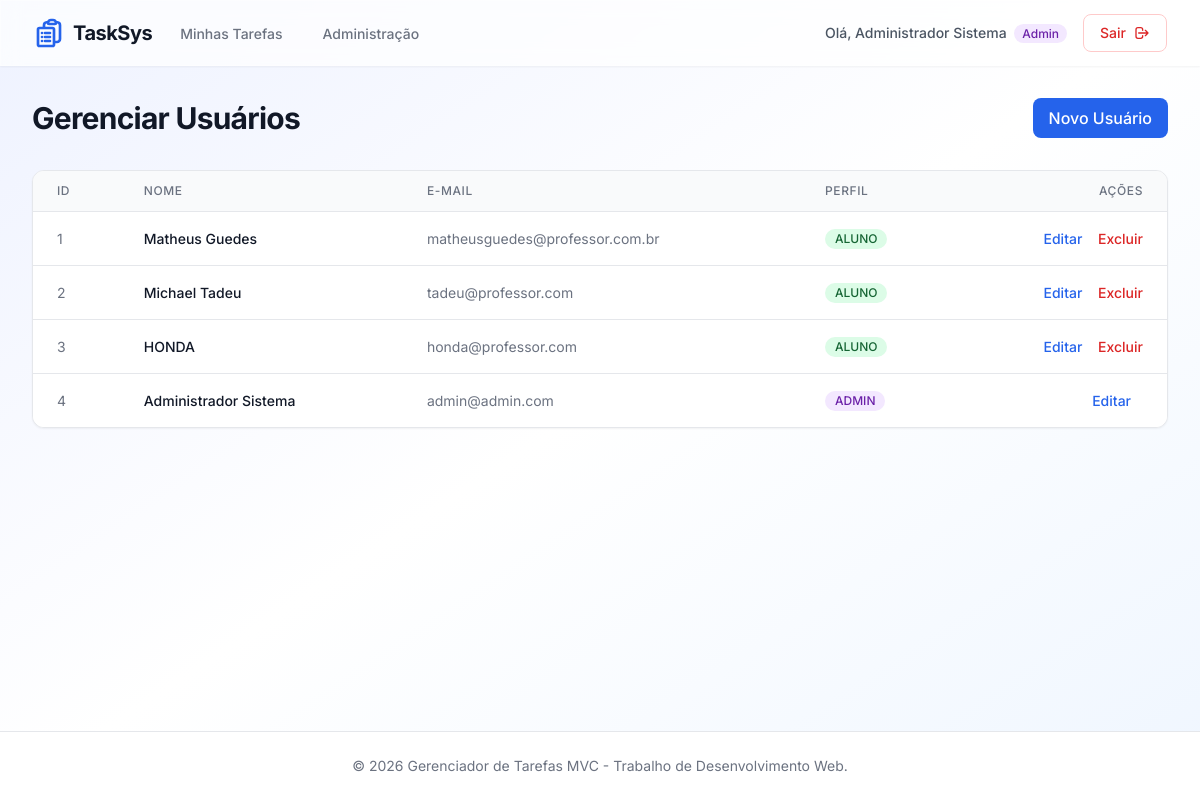
Screenshot of /index.php?c=admin&a=usuarios (signed in) with the database file from the repository.
### tables this page shows
CREATE TABLE usuario (
            id INTEGER PRIMARY KEY AUTOINCREMENT,
            nome TEXT NOT NULL,
            email TEXT NOT NULL UNIQUE,
            senha TEXT NOT NULL
        , perfil TEXT NOT NULL DEFAULT 'ALUNO');

### app/controllers/Controller.php (called while the page is built, shortened)
<?php
class Controller {
    protected function render($view, $data = []) {
        extract($data);
        require_once __DIR__ . '/../views/' . $view . '.php';
        $content = ob_get_clean();
        require_once __DIR__ . '/../views/layouts/main.php';
    }
}

### app/controllers/AdminController.php (called while the page is built, shortened)
<?php
class AdminController extends Controller {
    public function usuarios() {
        $usuarios = Usuario::listar();
        $this->render('admin/usuarios/index', ['usuarios' => $usuarios]);
    }
}

### app/models/Usuario.php (called while the page is built, shortened)
<?php
class Usuario {
    public static function listar() {
        $db = Database::getConnection();
        return $db->query("SELECT id, nome, email, perfil FROM usuario")->fetchAll();
    }
}

### app/views/admin/usuarios/index.php (the view)
<div class="mb-8 flex items-center justify-between">
    <div>
        <h1 class="text-3xl font-bold text-gray-900 tracking-tight">Gerenciar Usuários</h1>
    </div>
    <a href="index.php?c=admin&a=usuario_form" class="bg-blue-600 hover:bg-blue-700 text-white px-4 py-2 rounded-lg font-medium inline-flex items-center gap-2">
        Novo Usuário
    </a>
</div>
<div class="bg-white rounded-xl shadow-sm border border-gray-200 overflow-hidden">
    <table class="min-w-full divide-y divide-gray-200">
        <thead class="bg-gray-50">
            <tr>
                <th class="px-6 py-3 text-left text-xs font-medium text-gray-500 uppercase tracking-wider">ID</th>
                <th class="px-6 py-3 text-left text-xs font-medium text-gray-500 uppercase tracking-wider">Nome</th>
                <th class="px-6 py-3 text-left text-xs font-medium text-gray-500 uppercase tracking-wider">E-mail</th>
                <th class="px-6 py-3 text-left text-xs font-medium text-gray-500 uppercase tracking-wider">Perfil</th>
                <th class="px-6 py-3 text-right text-xs font-medium text-gray-500 uppercase tracking-wider">Ações</th>
            </tr>
        </thead>
        <tbody class="bg-white divide-y divide-gray-200">
            <?php foreach ($usuarios as $u): ?>
            <tr class="hover:bg-gray-50">
                <td class="px-6 py-4 whitespace-nowrap text-sm text-gray-500"><?= $u['id'] ?></td>
                <td class="px-6 py-4 whitespace-nowrap text-sm font-medium text-gray-900"><?= htmlspecialchars($u['nome']) ?></td>
                <td class="px-6 py-4 whitespace-nowrap text-sm text-gray-500"><?= htmlspecialchars($u['email']) ?></td>
                <td class="px-6 py-4 whitespace-nowrap text-sm">
                    <span class="inline-flex items-center px-2.5 py-0.5 rounded-full text-xs font-medium <?= $u['perfil'] == 'ADMIN' ? 'bg-purple-100 text-purple-800' : 'bg-green-100 text-green-800' ?>">
                        <?= $u['perfil'] ?>
                    </span>
                </td>
                <td class="px-6 py-4 whitespace-nowrap text-right text-sm font-medium">
                    <a href="index.php?c=admin&a=usuario_form&id=<?= $u['id'] ?>" class="text-blue-600 hover:text-blue-900 mr-3">Editar</a>
                    <?php if ($u['id'] != $_SESSION['usuario_id']): ?>
                    <a href="index.php?c=admin&a=usuario_excluir&id=<?= $u['id'] ?>" class="text-red-600 hover:text-red-900" onclick="return confirm('Deseja excluir este usuário? Suas tarefas serão apagadas também.')">Excluir</a>
                    <?php endif; ?>
                </td>
            </tr>
            <?php endforeach; ?>
        </tbody>
    </table>
</div>

### index.php (shortened to what this page needs)
<?php
$controllerName = isset($_GET['c']) ? ucfirst($_GET['c']) . 'Controller' : 'AuthController';
$action = isset($_GET['a']) ? $_GET['a'] : 'index';
if (class_exists($controllerName)) {
    $controller = new $controllerName();
    if (method_exists($controller, $action)) {
        $controller->$action();
    } else {
        die("Erro: Ação '$action' não encontrada em '$controllerName'!");
    }
} else {
    die("Erro: Controlador '$controllerName' não encontrado!");
}

### app/views/layouts/main.php (shortened to what this page needs)
<?php
$isLoggedIn = isset($_SESSION['usuario_id']);
$isAdmin = isset($_SESSION['usuario_perfil']) && $_SESSION['usuario_perfil'] === 'ADMIN';
$userName = $_SESSION['usuario_nome'] ?? '';
?>
<!DOCTYPE html>
<html lang="pt-BR">
<head>
    <script src="https://cdn.tailwindcss.com"></script>
</head>
<body class="bg-gradient-to-br from-indigo-50 via-white to-blue-50 min-h-screen text-gray-800 antialiased flex flex-col">
    <?php if ($isLoggedIn): ?>
    <nav class="glass sticky top-0 z-50 shadow-sm">
        <div class="max-w-7xl mx-auto px-4 sm:px-6 lg:px-8">
            <div class="flex justify-between h-16">
                <div class="flex">
                    <div class="flex-shrink-0 flex items-center">
                        <span class="ml-2 font-bold text-xl tracking-tight text-gray-900">TaskSys</span>
                    </div>
                    <div class="hidden sm:ml-6 sm:flex sm:space-x-8">
                        <a href="index.php?c=tarefa&a=index" class="border-transparent text-gray-500 hover:border-blue-500 hover:text-blue-700 transition inline-flex items-center px-1 pt-1 border-b-2 text-sm font-medium">Minhas Tarefas</a>
                        <?php if ($isAdmin): ?>
                        <a href="index.php?c=admin&a=index" class="border-transparent text-gray-500 hover:border-purple-500 hover:text-purple-700 transition inline-flex items-center px-1 pt-1 border-b-2 text-sm font-medium">
                            Administração
                        </a>
                        <?php endif; ?>
                    </div>
                </div>
                <div class="flex items-center gap-4">
                    <span class="text-sm font-medium text-gray-600">Olá, <?= htmlspecialchars($userName) ?> <span class="text-xs bg-<?= $isAdmin ? 'purple' : 'gray' ?>-100 text-<?= $isAdmin ? 'purple' : 'gray' ?>-800 px-2 py-0.5 rounded-full ml-1"><?= $isAdmin ? 'Admin' : 'Aluno' ?></span></span>
                    <a href="index.php?c=auth&a=logout" class="text-sm border border-red-200 text-red-600 hover:bg-red-50 hover:border-red-300 font-medium px-4 py-2 rounded-lg transition-colors flex items-center gap-2">
                        Sair
                        <svg class="w-4 h-4" fill="none" stroke="currentColor" viewBox="0 0 24 24"><path stroke-linecap="round" stroke-linejoin="round" stroke-width="2" d="M17 16l4-4m0 0l-4-4m4 4H7m6 4v1a3 3 0 01-3 3H6a3 3 0 01-3-3V7a3 3 0 013-3h4a3 3 0 013 3v1"></path></svg>
                    </a>
                </div>
            </div>
        </div>
    </nav>
    <?php endif; ?>
    <main class="flex-grow w-full max-w-7xl mx-auto px-4 sm:px-6 lg:px-8 py-8">
        <?= $content ?>
    </main>
    <footer class="bg-white border-t border-gray-200 mt-auto">
        <div class="max-w-7xl mx-auto py-6 px-4 sm:px-6 lg:px-8">
            <p class="text-center text-sm text-gray-500">&copy; <?= date('Y') ?> Gerenciador de Tarefas MVC - Trabalho de Desenvolvimento Web.</p>
        </div>
    </footer>
</body>
</html>

### app/views/layouts/main.php (style rules this page uses)
body { font-family: 'Inter', sans-serif; }
.glass { background: rgba(255, 255, 255, 0.7); backdrop-filter: blur(10px); -webkit-backdrop-filter: blur(10px); border: 1px solid rgba(255, 255, 255, 0.3); }

### rows the page displays
usuario: id "1", nome "Matheus Guedes", email "matheusguedes@professor.com.br", perfil "ALUNO"
usuario: id "2", nome "Michael Tadeu", email "tadeu@professor.com", perfil "ALUNO"
usuario: id "3", nome "HONDA", email "honda@professor.com", perfil "ALUNO"
usuario: id "4", nome "Administrador Sistema", email "admin@admin.com", perfil "ADMIN"

### other values shown
$userName "Administrador Sistema"
